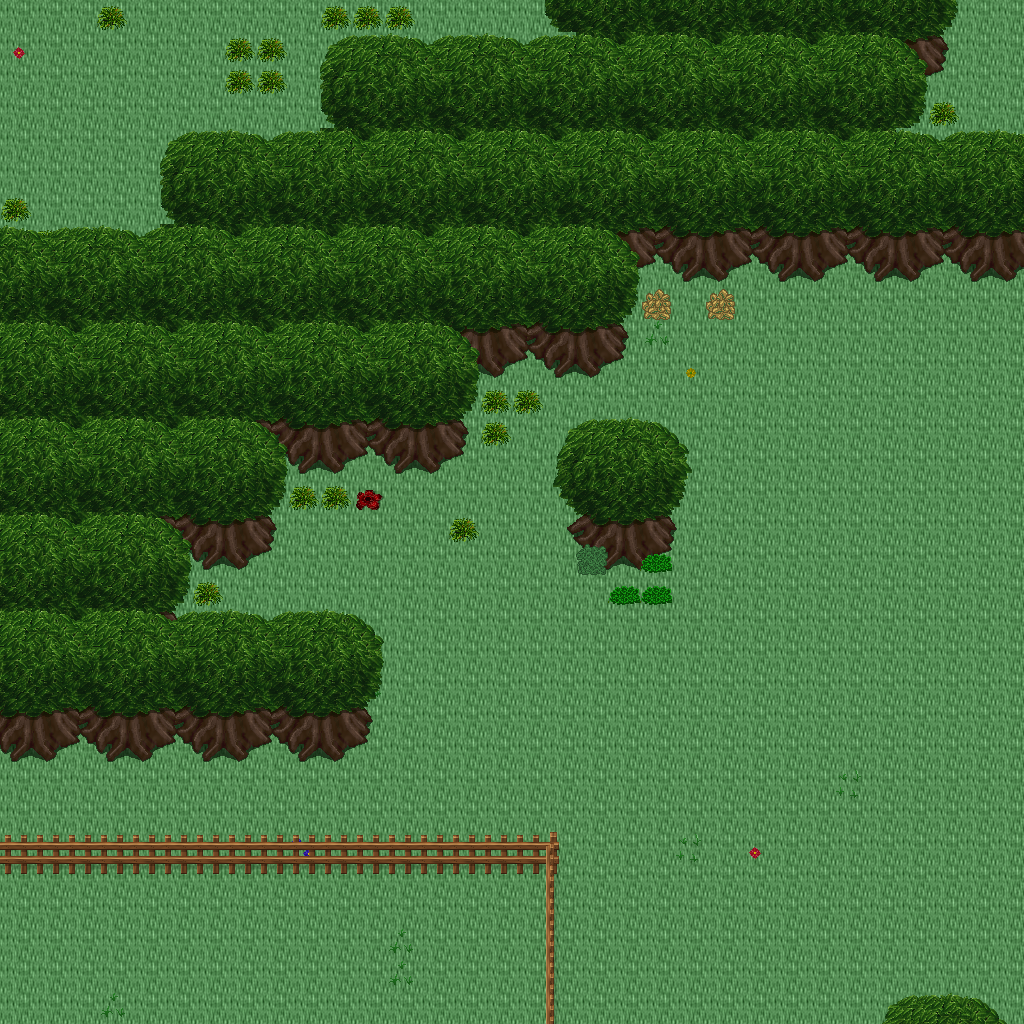

A 2D game scene composited from a Tiled map and its tileset images. What follows is a short description and the map's XML, with each tile layer's data collapsed to a summary:
An orthogonal 32x32 tile map with 32x32 px tiles, 5 tile layers (Ground, Objects, Objects2, Above, ...), 1 hidden layer not drawn, 32 tilesets.

<map version="1.10" tiledversion="1.11.0" orientation="orthogonal" renderorder="right-down" width="32" height="32" tilewidth="32" tileheight="32" infinite="0" nextlayerid="11" nextobjectid="1">
 <tileset firstgid="1" name="building_wall_int_wall_pale" tilewidth="32" tileheight="32" tilecount="16" columns="2">
  <image source="../drawable/building_wall_int_wall_pale.png" width="64" height="256" />
 </tileset>
 <tileset firstgid="17" name="ground_ground" tilewidth="32" tileheight="32" tilecount="33" columns="3">
  <image source="../drawable/ground_ground.png" width="96" height="352" />
 </tileset>
 <tileset firstgid="50" name="plant_bush_bushes" tilewidth="32" tileheight="32" tilecount="10" columns="5">
  <image source="../drawable/plant_bush_bushes.png" width="160" height="64" />
 </tileset>
 <tileset firstgid="60" name="plant_flower_daisy_blue" tilewidth="32" tileheight="32" tilecount="8" columns="2">
  <image source="../drawable/plant_flower_daisy_blue.png" width="64" height="128" />
 </tileset>
 <tileset firstgid="68" name="plant_flower_daisy_red" tilewidth="32" tileheight="32" tilecount="8" columns="2">
  <image source="../drawable/plant_flower_daisy_red.png" width="64" height="128" />
 </tileset>
 <tileset firstgid="76" name="plant_flower_daisy_white" tilewidth="32" tileheight="32" tilecount="8" columns="2">
  <image source="../drawable/plant_flower_daisy_white.png" width="64" height="128" />
 </tileset>
 <tileset firstgid="84" name="plant_flower_daisy_yellow" tilewidth="32" tileheight="32" tilecount="8" columns="2">
  <image source="../drawable/plant_flower_daisy_yellow.png" width="64" height="128" />
 </tileset>
 <tileset firstgid="92" name="plant_tree_tree_green" tilewidth="32" tileheight="32" tilecount="88" columns="8">
  <image source="../drawable/plant_tree_tree_green.png" width="256" height="352" />
 </tileset>
 <tileset firstgid="180" name="ground_ladder_steps" tilewidth="32" tileheight="32" tilecount="6" columns="3">
  <image source="../drawable/ground_ladder_steps.png" width="96" height="64" />
 </tileset>
 <tileset firstgid="186" name="building_fence_wooden_brown_fence" tilewidth="32" tileheight="32" tilecount="42" columns="7">
  <image source="../drawable/building_fence_wooden_brown_fence.png" width="224" height="192" />
 </tileset>
 <tileset firstgid="228" name="ground_earth_edges" tilewidth="32" tileheight="32" tilecount="18" columns="6">
  <image source="../drawable/ground_earth_edges.png" width="192" height="96" />
 </tileset>
 <tileset firstgid="246" name="ground_grass_edges" tilewidth="32" tileheight="32" tilecount="36" columns="12">
  <image source="../drawable/ground_grass_edges.png" width="384" height="96" />
 </tileset>
 <tileset firstgid="282" name="ground_grass_corners" tilewidth="32" tileheight="32" tilecount="24" columns="6">
  <image source="../drawable/ground_grass_corners.png" width="192" height="128" />
 </tileset>
 <tileset firstgid="306" name="logic_collision" tilewidth="32" tileheight="32" tilecount="1" columns="1">
  <image source="../drawable/logic_collision.png" width="32" height="32" />
 </tileset>
 <tileset firstgid="307" name="plant_tree_apple_tree" tilewidth="32" tileheight="32" tilecount="9" columns="3">
  <image source="../drawable/plant_tree_apple_tree.png" width="96" height="96" />
 </tileset>
 <tileset firstgid="316" name="plant_flower_pointed_yellow" tilewidth="32" tileheight="32" tilecount="2" columns="2">
  <image source="../drawable/plant_flower_pointed_yellow.png" width="64" height="32" />
 </tileset>
 <tileset firstgid="318" name="plant_flower_planted_containers" tilewidth="32" tileheight="32" tilecount="16" columns="4">
  <image source="../drawable/plant_flower_planted_containers.png" width="128" height="128" />
 </tileset>
 <tileset firstgid="334" name="item_firewood" tilewidth="32" tileheight="32" tilecount="12" columns="3">
  <image source="../drawable/item_firewood.png" width="96" height="128" />
 </tileset>
 <tileset firstgid="346" name="plant_flower_hothouse_flowers" tilewidth="32" tileheight="32" tilecount="72" columns="6">
  <image source="../drawable/plant_flower_hothouse_flowers.png" width="192" height="384" />
 </tileset>
 <tileset firstgid="418" name="ground_water_pool" tilewidth="32" tileheight="32" tilecount="72" columns="3">
  <image source="../drawable/ground_water_pool.png" width="96" height="768" />
 </tileset>
 <tileset firstgid="490" name="ground_rock_rubble" tilewidth="32" tileheight="32" tilecount="9" columns="3">
  <image source="../drawable/ground_rock_rubble.png" width="96" height="96" />
 </tileset>
 <tileset firstgid="499" name="logic_portal" tilewidth="32" tileheight="32" tilecount="24" columns="8">
  <image source="../drawable/logic_portal.png" width="256" height="96" />
 </tileset>
 <tileset firstgid="523" name="logic_creature_animal" tilewidth="32" tileheight="32" tilecount="32" columns="8">
  <image source="../drawable/logic_creature_animal.png" width="256" height="128" />
 </tileset>
 <tileset firstgid="555" name="logic_item_resources" tilewidth="32" tileheight="32" tilecount="6" columns="6">
  <image source="../drawable/logic_item_resources.png" width="192" height="32" />
 </tileset>
 <tileset firstgid="561" name="ground_rock_rocks_3" tilewidth="32" tileheight="32" tilecount="16" columns="4">
  <image source="../drawable/ground_rock_rocks_3.png" width="128" height="128" />
 </tileset>
 <tileset firstgid="577" name="ground_rock_rocks" tilewidth="32" tileheight="32" tilecount="4" columns="2">
  <image source="../drawable/ground_rock_rocks.png" width="64" height="64" />
 </tileset>
 <tileset firstgid="581" name="logic_item_fruits" tilewidth="32" tileheight="32" tilecount="16" columns="8">
  <image source="../drawable/logic_item_fruits.png" width="256" height="64" />
 </tileset>
 <tileset firstgid="597" name="item_postbox" tilewidth="32" tileheight="32" tilecount="4" columns="2">
  <image source="../drawable/item_postbox.png" width="64" height="64" />
 </tileset>
 <tileset firstgid="601" name="plant_tree_umbrella_thorn" tilewidth="32" tileheight="32" tilecount="18" columns="6">
  <image source="../drawable/plant_tree_umbrella_thorn.png" width="192" height="96" />
 </tileset>
 <tileset firstgid="619" name="plant_grasses" tilewidth="32" tileheight="32" tilecount="6" columns="3">
  <image source="../drawable/plant_grasses.png" width="96" height="64" />
 </tileset>
 <tileset firstgid="625" name="building_house_pink_blue" tilewidth="32" tileheight="32" tilecount="99" columns="11">
  <image source="../drawable/building_house_pink_blue.png" width="352" height="288" />
 </tileset>
 <tileset firstgid="724" name="logic_creature_fowl" tilewidth="32" tileheight="32" tilecount="6" columns="6">
  <image source="../drawable/logic_creature_fowl.png" width="192" height="32" />
 </tileset>
 <layer id="1" name="Ground" width="32" height="32">
  <data>[1024 cells, 1024 non-empty, 1 distinct tile ids]</data>
 </layer>
 <layer id="2" name="Objects" width="32" height="32">
  <data>[1024 cells, 131 non-empty, 24 distinct tile ids]</data>
 </layer>
 <layer id="3" name="Objects2" width="32" height="32">
  <data>[1024 cells, 28 non-empty, 6 distinct tile ids]</data>
 </layer>
 <layer id="4" name="Above" width="32" height="32">
  <data>[1024 cells, 378 non-empty, 39 distinct tile ids]</data>
 </layer>
 <layer id="5" name="Above2" width="32" height="32">
  <data>[1024 cells, 0 non-empty, 0 distinct tile ids]</data>
 </layer>
 <layer id="6" name="Walkable" width="32" height="32" visible="0">
  <data>[1024 cells, 423 non-empty, 1 distinct tile ids]</data>
 </layer>
 <objectgroup id="7" name="Mapevents" />
 <objectgroup id="8" name="Spawn" />
 <objectgroup id="9" name="Keys" />
 <objectgroup id="10" name="Replace" />
</map>
